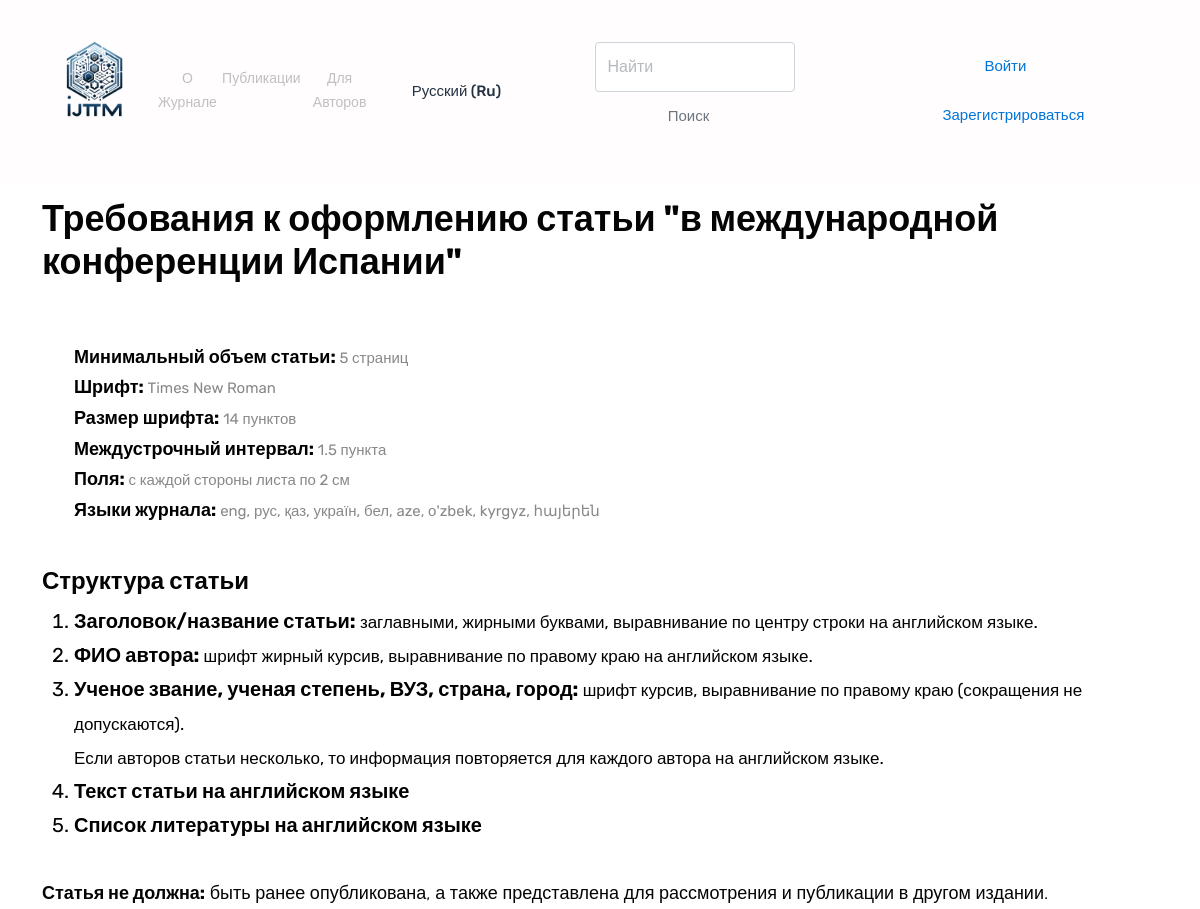
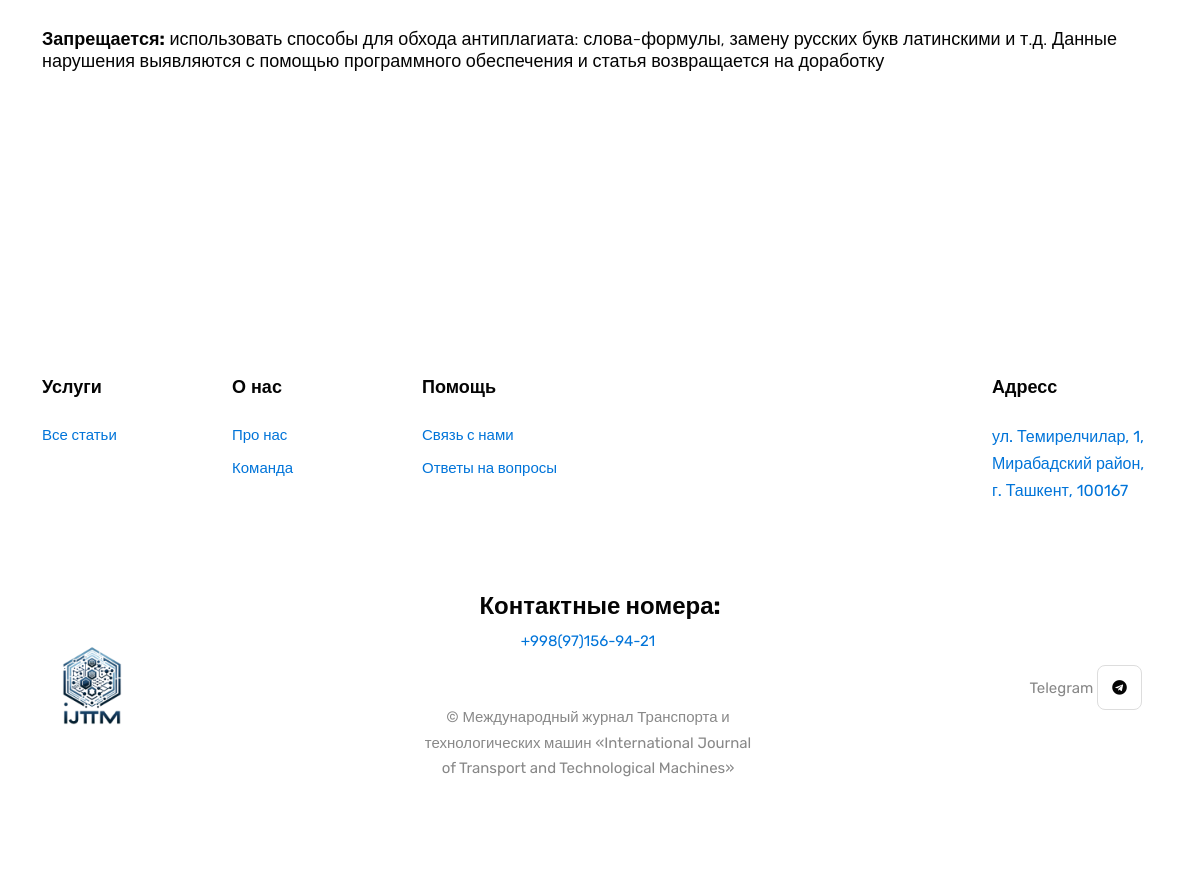
Page /9/ on the committed database (2 pictures, top to bottom).
### app/models.py (models this page shows)
class Article(models.Model):
    name_article = models.CharField(max_length=255, verbose_name='Требования к оформлению статьи...(в научном...    )')
    min_volume = models.CharField(max_length=255, verbose_name='Минимальный объем статьи', blank=True, null=True)
    font = models.CharField(max_length=255, verbose_name='Шрифт', blank=True, null=True)
    font_size = models.CharField(max_length=255, verbose_name='Размер шрифта', blank=True, null=True)
    line_spacing = models.CharField(max_length=255,  verbose_name='Междустрочный интервал', blank=True, null=True)
    margins = models.CharField(max_length=255, verbose_name='Поля', blank=True, null=True)
    journal_languages = models.CharField(max_length=255, verbose_name='Языки журнала', blank=True, null=True)
    header_title = models.TextField(blank=True, null=True, verbose_name='Заголовок/название статьи', max_length=255)
    author_name = models.TextField(blank=True, null=True, verbose_name='ФИО автора', max_length=255)
    student_info = models.TextField(blank=True, null=True, verbose_name=' Ученое звание, Студент, магистрант или аспирант, вуз, страна, город', max_length=255)
    supervisor = models.TextField(blank=True, null=True, verbose_name='Научный руководитель', max_length=255)
    annotation = models.TextField(blank=True, null=True, verbose_name='Аннотация', max_length=255)
    key_words = models.TextField(blank=True, null=True, verbose_name='Ключевые слова', max_length=255)
    article_text = models.TextField(blank=True, null=True, verbose_name='Текст статьи/Текст статьи на английском языке', max_length=255)
    bibliography = models.TextField(blank=True, null=True, verbose_name='Список литературы/Список литературы на английском языке', max_length=255)
    instruction = models.FileField(upload_to='reqs/', blank=True, verbose_name='Инструкция оформления')
    class Meta:
        verbose_name = 'Требование статьи'
        verbose_name_plural = 'Требования статей'

### app/views.py (the view)
# urls.py: path('<int:id>/', about_article, name='about_article'),
def about_article(request, id):
    req = get_object_or_404(Article, id=id)
    context = {
        'req': req
    }
    return render(request, 'about_article.html', context)

### app/context_processors.py (called while the page is built)
def languages(request):
    return {
        'LANGUAGES': settings.LANGUAGES,
        'LANGUAGE_CODE': request.LANGUAGE_CODE,
    }

### app/templates/about_article.html (shortened to what this page needs)
{% extends 'base.html' %}
{% load i18n %}
{% load bleach_tags %}
{% block content %}
<div class="section">
  <div class="container">
    <h2>{% trans 'Требования к оформлению статьи' %}  "{{req.name_article}}"</h2>
    <br><br>
    <div  >
      <ul style="list-style-type: none; ">
        {% if req.min_volume%}
        <li style="font-size: 100%;"><span style="font-size:18px;color:black;font-weight: bold;">{% trans 'Минимальный объем статьи:' %} </span> {{req.min_volume}} </li>
        {% endif %}
        {% if req.font%}
        <li style="font-size: 100%;"><span style="font-size:18px;color:black;font-weight: bold;"> {% trans 'Шрифт:' %} </span> {{req.font}}</li>
        {% endif %}
        {% if req.font_size%}
        <li style="font-size: 100%;"><span style="font-size:18px;color:black;font-weight: bold;"> {% trans 'Размер шрифта:' %} </span> {{req.font_size}} </li>
        {% endif %}
        {% if req.line_spacing%}
        <li style="font-size: 100%;"><span style="font-size:18px;color:black;font-weight: bold;"> {% trans 'Междустрочный интервал:' %} </span> {{req.line_spacing}}</li>
        {% endif %}
        {% if req.margins%}
        <li style="font-size: 100%;"><span style="font-size:18px;color:black;font-weight: bold;"> {% trans 'Поля:' %} </span> {{req.margins}}</li>
        {% endif %}
        {% if req.journal_languages%}
        <li style="font-size: 100%;"><span style="font-size:18px;color:black;font-weight: bold;"> {% trans 'Языки журнала:' %} </span> {{req.journal_languages}}</li>
        {% endif %}
        <br>
      </ul>
      <h3> Структура статьи </h3>
      <ol class="structure">
        {% if req.header_title  %}
        <li> <span class="olispan" style="font-size:20px;color:black;">{% trans 'Заголовок/название статьи:' %} </span> <span class="olispan2">{{req.header_title | linebreaksbr}}</span></li>
        {% endif %}
        {% if req.author_name %}
        <li> <span class="olispan" style="font-size:20px;color:black;">{% trans 'ФИО автора:'%} </span> <span class="olispan2">{{req.author_name | linebreaksbr}}</span></li>
        {% endif %}
        {% if req.student_info %}
        <li> <span class="olispan" style="font-size:20px;color:black;">{% trans 'Ученое звание, ученая степень, ВУЗ, страна, город:' %} </span> <span class="olispan2">{{req.student_info | linebreaksbr  }}</span></li>
        {% endif %}
        {% if req.article_text %}
        <li> <span class="olispan" style="font-size:20px;color:black;">{{req.article_text | linebreaksbr}} </span></li>
        {% endif %}
        {% if req.bibliography %}
        <li> <span class="olispan" style="font-size:20px;color:black;">{{req.bibliography | linebreaksbr  }}</span></li>
        {% endif %}
      </ol>
        <br>
        <h5 style="font-weight: 100;"> <span style="font-weight: bold;">{% trans 'Статья не должна:' %}</span> {% trans 'быть ранее опубликована, а также представлена для рассмотрения и публикации в другом издании.' %}</h5> <br>
        <h5 style="font-weight: 100;"><span style="font-weight: bold;">{% trans 'Запрещается:' %}</span> {% trans 'использовать способы для обхода антиплагиата: слова-формулы, замену русских букв латинскими и т.д.' %}
         {% trans 'Данные нарушения выявляются с помощью программного обеспечения и статья возвращается на доработку ' %}</h5>
    </div>
<br><br><br>
</div>
 </div>
{% endblock %}

### app/templates/base.html (shortened to what this page needs)
{% load static %}
{% load i18n %}
<!DOCTYPE html>
<html>
<head>
    <link rel="stylesheet" href="{% static 'plugins/slick/slick.css' %}">
    <link rel="stylesheet" href="{% static 'plugins/font-awesome/fontawesome.min.css' %}">
    <link rel="stylesheet" href="{% static 'plugins/font-awesome/brands.css' %}">
    <link rel="stylesheet" href="{% static 'plugins/font-awesome/solid.css' %}">
    <link rel="stylesheet" href="{% static 'css/style.css' %}">
</head>
<body>
    <header class="navigation bg-tertiary  ">
        <nav class="navbar navbar-expand-xl navbar-light text-center py-3 fixed-top" style="background-color: rgb(255, 253, 253);">
            <div class="container">
                <a class="navbar-brand" style="margin:-20px 10px 0 4px ;" href="{% url 'home'%}">
                    <img loading="prelaod" decoding="async" class="img-fluid" width="100"
                        src="{% static 'images/logordz.png' %}" alt="Wallet">
                </a>
                <div class="collapse navbar-collapse" id="navbarSupportedContent">
                    <ul class="navbar-nav mx-auto mb-2 mb-lg-0">
                        <li class="nav-item select">
                                <a class="nav-link"   style="font-size: 14px;">{% trans 'О журнале' %}</a>
                        </li>
                        <li class="nav-item select">
                            <a class="nav-link"  style="font-size: 14px;">{% trans 'Публикации'%}</a>
                        </li>
                        <li class="nav-item select">
                             <a class="nav-link"   style="font-size: 14px;">{% trans 'Для авторов' %}</a>
                            </li>
                    </ul>
                    <form action="{% url 'set_language' %}" method="POST">
                      <select name="language" class="form-control btn btn-outline-secondary" onchange="this.form.submit()">
                            {% get_language_info_list for LANGUAGES as languages %}
                            {% for language in languages %}
                            <div class="dropdown-menu">
                                <option value="{{ language.code }}" class="dropdown-item" {% if language.code == request.LANGUAGE_CODE %}selected{% endif %}>
                                   {{ language.name_local }} ({{ language.code }})
                                </option>
                            </div>
                            {% endfor %}
                        </select>
                    </form>
                    <form method="GET" action="{% url 'search_result' %}">
                        <br>
                            <input class="form-control me-2" type="search" name="search"  placeholder="{% trans 'Найти' %}"
                                style="width:200px; height: 50px; margin-left:10px;display: inline;" aria-label="Search" value="{{ request.GET.search }}">
                        <button class="btn btn-outline-secondary" type="submit" style="margin-right:10px;">{% trans 'Поиск' %}</button>
                        <br><br>
                    </form>
                    {% if request.user.is_authenticated %}
                    <ul class="navbar-nav ">
                        <li class="nav-item dropdown"> <a class="nav-link dropdown-toggle" href="#" id="navbarDropdown"
                                role="button" data-bs-toggle="dropdown" aria-expanded="false">{{ user.username }}</a>
                            <ul class="dropdown-menu" aria-labelledby="navbarDropdown">
                                <li><a class="dropdown-item " href="{% url 'user' username=user.username %}">{% trans 'Профиль' %}</a>
                                </li>
                                <li><a class="dropdown-item " href="{% url 'add_post' %}">{% trans 'Добавить статью' %}</a>
                                </li>
                                <li><a class="dropdown-item text-danger" href="{% url 'logout' %}">{% trans 'Выйти' %}</a>
                                </li>
                            </ul>
                        </li>
                    </ul>
                    {% else %}
                    <div>
                        <a href="{% url 'login' %}" class="btn btn-outline-light">{% trans 'Войти' %}</a>
                        <a href="{% url 'register' %}" class="btn btn-outline-light ms-2 ms-lg-3">{% trans 'Зарегистрироваться' %}</a>
                    </div>
                    {% endif %}
                </div>
            </div>
        </nav>
    </header>
    <br><br><br>
    {% block content %}
    {% endblock %}
    <footer class="section-sm  "  style="background-color: white;">
        <div class="container " >
            <div class="row justify-content-between" >
                <div class="col-lg-2 col-md-4 col-6 mb-4">
                    <div class="footer-widget">
                        <h5 class="mb-4  font-secondary">{% trans 'Услуги' %}</h5>
                        <ul class="list-unstyled">
                            <li class="mb-2"><a href="{% url 'blogs' %}">{% trans 'Все статьи' %}</a>
                            </li>
                        </ul>
                    </div>
                </div>
                <div class="col-lg-2 col-md-4 col-6 mb-4">
                    <div class="footer-widget">
                        <h5 class="mb-4  font-secondary">{% trans 'О нас' %}</h5>
                        <ul class="list-unstyled">
                            <li class="mb-2"><a href="#ab">{% trans 'Про нас' %}</a>
                            </li>
                            <li class="mb-2"><a href="#team">{% trans 'Команда' %}</a>
                            </li>
                        </ul>
                    </div>
                </div>
                <div class="col-lg-2 col-md-4 col-6 mb-4">
                    <div class="footer-widget">
                        <h5 class="mb-4  font-secondary">{% trans 'Помощь' %}</h5>
                        <ul class="list-unstyled">
                            <li class="mb-2"><a href="#con">{% trans 'Связь с нами' %}</a>
                            </li>
                            <li class="mb-2"><a href="#con">{% trans 'Ответы на вопросы' %}</a>
                            </li>
                        </ul>
                    </div>
                </div>
                <div class="col-lg-4 col-md-12 newsletter-form">
                    <div style="background-color: white; padding: 35px;">
                    </div>
                </div>
                <div class="col-lg-2 col-md-4 col-6 mb-4">
                    <div class="footer-widget">
                        <h5 class="mb-4  font-secondary">{% trans 'Адресс' %}</h5>
                        <p>{% trans 'ул. Темирелчилар, 1, Мирабадский район, г. Ташкент, 100167'%}</p>
                    </div>
                </div>
            </div>
            <div class="row align-items-center mt-5 text-center text-md-start">
                <div class="col-lg-4">
                    <a href="/">
                        <img loading="prelaod" decoding="async" class="img-fluid"
                            src="{% static 'images/logordz.png' %}" width="100"  alt="Wallet">
                    </a>
                </div>
                <div class="col-lg-4 col-md-6 mt-4 mt-lg-0">
                    <div class="text-center">
                        <h3>{% trans 'Контактные номера:' %}
                        </h3>
                    </div>
                    <ul class="list-unstyled list-inline mb-0 text-lg-center">
                        <li class="list-inline-item me-4"><a href="tel:+998971569421">+998(97)156-94-21</a>
                        </li>
                        <br>
                        <br><br>
                        <li class="list-inline-item me-4">© {% trans 'Международный журнал Транспорта и технологических машин «International Journal of Transport and Technological Machines»'%}
                        </li>
                    </ul>
                </div>
                <div class="col-lg-4 col-md-6 text-md-end mt-4 mt-md-0">
                    <ul class="list-unstyled list-inline mb-0 social-icons">
                     Telegram   <li class="list-inline-item me-3"><a title="Explorer Telegram Profile" class="text-black"
                                href="https://t.me/IJST_2023"><i class="fab fa-telegram"></i></a>
                        </li>
                    </ul>
                </div>
            </div>
        </div>
    </footer>
</body>
</html>

### app/templates/base.html (style rules this page uses)
.select { position: relative; display: inline-block; }

### app/templates/about_article.html (style rules this page uses)
ol li { color: black; font-size: 20px; }
.olispan { font-weight: bold; }
.olispan2 { font-size: 17px; }

### rows in the picture
Article: name_article "в международной конференции Испании", min_volume "5 страниц", font "Times New Roman", font_size "14 пунктов", line_spacing "1.5 пункта", margins "с каждой стороны листа по 2 см", journal_languages "eng, рус, қаз, україн, бел, aze, о'zbek, kyrgyz, հայերեն", header_title "заглавными, жирными буквами, выравнивание по центру строки на английском языке.", author_name "шрифт жирный курсив, выравнивание по правому краю на английском языке.", student_info "шрифт курсив, выравнивание по правому краю (сокращения не допускаются). Если авторов статьи несколько, то информация повторяется для каждого автора на английском языке.", article_text "Текст статьи на английском языке", bibliography "Список литературы на английском языке"

### other values in the picture
form field language "Русский (ru)"
